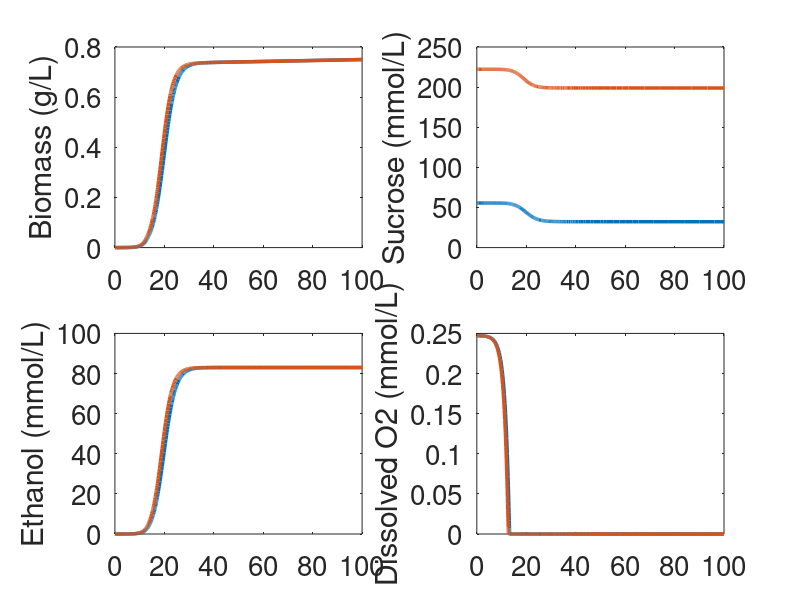
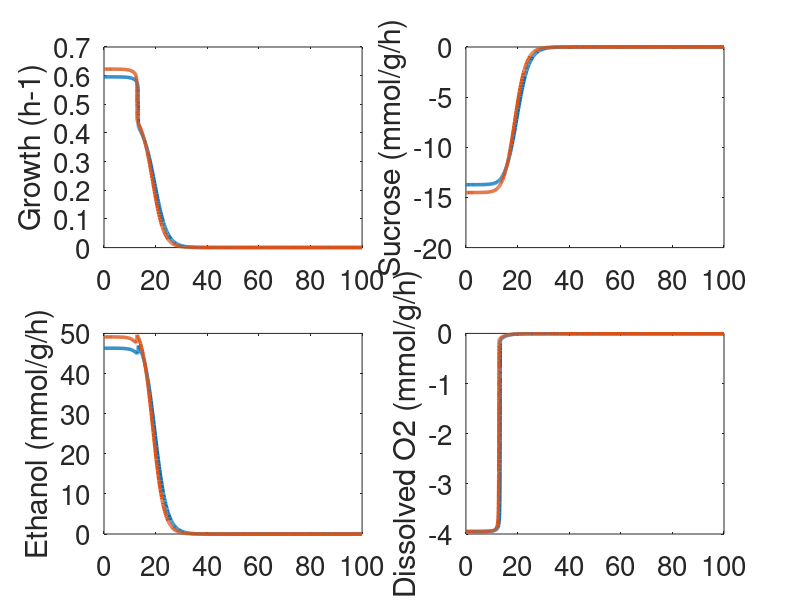

Write MATLAB code to recreate these figures, in order.
load data1.mat
load data2.mat

FS = 20;

figure(1)
subplot(2,2,1)
plot(T1,Y1(:,2),'linewidth',2.5);
hold on
plot(T2,Y2(:,2),'linewidth',2.5);
ylabel('Biomass (g/L)');
set(gca,'FontSize',FS)

subplot(2,2,2)
plot(T1,Y1(:,6),'linewidth',2.5);
hold on
plot(T2,Y2(:,6),'linewidth',2.5);
ylabel('Sucrose (mmol/L)');
set(gca,'FontSize',FS)

subplot(2,2,3)
plot(T1,Y1(:,7),'linewidth',2.5);
hold on
plot(T2,Y2(:,7),'linewidth',2.5);
ylabel('Ethanol (mmol/L)');
set(gca,'FontSize',FS)

subplot(2,2,4)
plot(T1,Y1(:,9),'linewidth',2.5);
hold on
plot(T2,Y2(:,9),'linewidth',2.5);
ylabel('Dissolved O2 (mmol/L)');
set(gca,'FontSize',FS)

figure(2)
subplot(2,2,1)
plot(T1,flux1(:,7),'linewidth',2.5);
hold on
plot(T2,flux2(:,7),'linewidth',2.5);
ylabel('Growth (h-1)');
set(gca,'FontSize',FS)

subplot(2,2,2)
plot(T1,flux1(:,10),'linewidth',2.5);
hold on
plot(T2,flux2(:,10),'linewidth',2.5);
ylabel('Sucrose (mmol/g/h)');
set(gca,'FontSize',FS)

subplot(2,2,3)
plot(T1,flux1(:,11),'linewidth',2.5);
hold on
plot(T2,flux2(:,11),'linewidth',2.5);
ylabel('Ethanol (mmol/g/h)');
set(gca,'FontSize',FS)

subplot(2,2,4)
plot(T1,flux1(:,12),'linewidth',2.5);
hold on
plot(T2,flux2(:,12),'linewidth',2.5);
ylabel('Dissolved O2 (mmol/g/h)');
set(gca,'FontSize',FS)